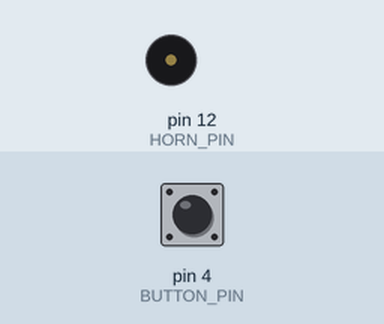
The sketch below on a simulated Arduino Uno, built with avr-gcc and run on an emulated ATmega328P. On the bench: buzzer (waves = sounding, pin HIGH). The test bench sets the inputs (shaded band); at power-on: pin 4 (BUTTON_PIN) HIGH. What the sketch prints to the serial monitor is not drawn.

Above: at 1.2 s.
1.3 s: pin 4 (BUTTON_PIN) pulled LOW for 0.15 s
Timing chart, 0 to 4.3 s (numbered marks = the images above; inputs shaded):
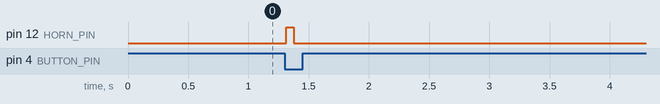

The sketch:

reference.ino
```cpp
// Loading dock horn: a short blast per settled press, plus a status line.
// Horn relay on D12, dock button on D4 (pull-up).

const int HORN_PIN = 12;
const int BUTTON_PIN = 4;
const unsigned long HORN_MS = 60;
const unsigned long SETTLE_MS = 15;
const unsigned long BEAT_MS = 500;

int rawLevel = HIGH;
bool held = false;
unsigned long rawChangedAt = 0;
unsigned long lastBeat = 0;
unsigned int beats = 0;

void blast()
{
    digitalWrite(HORN_PIN, HIGH);
    delay(HORN_MS);
    digitalWrite(HORN_PIN, LOW);
}

void scanButton()
{
    int level = digitalRead(BUTTON_PIN);
    unsigned long now = millis();
    if (level != rawLevel)
    {
        rawLevel = level;
        rawChangedAt = now;
    }
    if (now - rawChangedAt >= SETTLE_MS)
    {
        bool down = (rawLevel == LOW);
        if (down && !held)
        {
            blast();
        }
        held = down;
    }
}

void heartbeat()
{
    beats++;
    Serial.print("dock ");
    Serial.println(beats);
}

void setup()
{
    pinMode(HORN_PIN, OUTPUT);
    pinMode(BUTTON_PIN, INPUT_PULLUP);
    digitalWrite(HORN_PIN, LOW);
    Serial.begin(9600);
    rawChangedAt = millis();
    lastBeat = millis();
}

void loop()
{
    scanButton();
    if (millis() - lastBeat >= BEAT_MS)
    {
        lastBeat = millis();
        heartbeat();
    }
}
```

Measured:
- after the input at 1.3 s, pin 12 (HORN_PIN): LOW → HIGH at once, → LOW 0.06 s later
